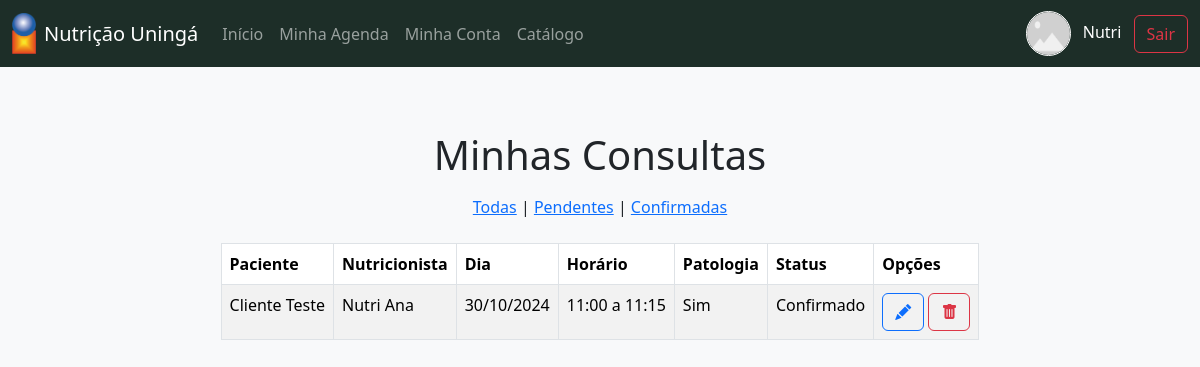
/agendamento/nutricionista/minha_agenda/ (signed in), run on the app's committed database.
### login/models.py (models this page shows, shortened)
class User(AbstractUser):
    is_cliente = models.BooleanField(default=False)
    is_nutricionista = models.BooleanField(default=False)
    username = models.CharField(unique=True, max_length=50, null=True, blank=True)
    email = models.EmailField(unique=True)
    foto = models.ImageField(null=True, blank=True, upload_to="foto_usuario/")
    data_nascimento = models.DateField(null=False, blank=False, default='2000-01-01')
    USERNAME_FIELD = 'email'
    REQUIRED_FIELDS = ['username', 'first_name', 'last_name']
    class Meta:
        verbose_name = 'Usuario'
        verbose_name_plural = 'Usuarios'
        permissions = [
            ("cliente", "Pode visitar sua pagina de cliente"),
            ("nutricionista", "Pode visitar sua pagina de nutricionista"),
        ]

class Cliente(models.Model):
    user = models.OneToOneField(User, on_delete=models.CASCADE)
    class Meta:
        verbose_name = 'Cliente'
        verbose_name_plural = 'Clientes'
    def __str__(self):
        return f'{self.user.first_name} {self.user.last_name}'

class Nutricionista(models.Model):
    user = models.OneToOneField(User, on_delete=models.CASCADE)
    class Meta:
        verbose_name = 'Nutricionista'
        verbose_name_plural = 'Nutricionistas'
    def __str__(self):
        return f'{self.user.first_name} {self.user.last_name}'

### agendamento/models.py (models this page shows)
class Agendamento(models.Model):
    HORARIO_CHOICES = [
        ('7:50 a 8:00', '7:50 a 8:00'),
        ('11:00 a 11:15', '11:00 a 11:15'),
    ]
    cliente = ForeignKey(Cliente, on_delete=models.CASCADE, related_name='agendamento', default=1)
    nutricionista = ForeignKey(Nutricionista, on_delete=models.CASCADE,  related_name='agendamento', default=1)
    dia = models.DateField()
    horario = models.CharField(max_length=20, choices=HORARIO_CHOICES, default='7:50 a 8:00')
    status = models.CharField(max_length=20, choices=[
            ('Pendente', 'Pendente'),
            ('Confirmado', 'Confirmado'),
            ('Cancelado', 'Cancelado')
        ],
        default='Pendente',
    )
    tem_patologia = models.BooleanField(default=False)
    class Meta:
        verbose_name = "Agendamento"
        verbose_name_plural = "Agendamentos"

### agendamento/views.py (the view)
# urls.py: path('nutricionista/minha_agenda/', views.minha_agenda, name='minha_agenda'),
@login_required
@permission_required('login.nutricionista')
def minha_agenda(request):
    status_filtro = request.GET.get('status')
    if status_filtro:
        consultas = Agendamento.objects.filter(
            status=status_filtro,
            nutricionista=request.user.nutricionista
        )
    else:
        consultas = Agendamento.objects.filter(
            nutricionista=request.user.nutricionista
        ).order_by('dia')
    return render(
        request,
        'agendamento/nutricionista/minha_agenda.html',
        {'consultas': consultas}
    )

### agendamento/templates/agendamento/nutricionista/minha_agenda.html (shortened to what this page needs)
{% extends "base_nutricionista.html" %}
{% load static %}
{% block styles %}
    <link rel="stylesheet" href="{% static "css/agendamento/pagina_inicial.css" %}">
{% endblock styles %}
{% block conteudo %}
    <main class="container d-flex flex-column align-items-center gap-2" style="margin-top: 4rem;">
        <h1>Minhas Consultas</h1>
        <div>
            <a href="?">Todas</a> |
            <a href="?status=Pendente">Pendentes</a> |
            <a href="?status=Confirmado">Confirmadas</a>
        </div>
        {% include "partials/agendamento/nutricionista/tabela_consultas.html" %}
    </main>
{% endblock conteudo %}

### catalogo/templates/partials/usuario.html
{% load static %}
{% if user.is_authenticated %}
    <div class="text-end">
        {% if user.is_cliente %}
            <a class="text-white mx-2 text-decoration-none" href="{% url 'pagina_cliente' %}">
                {% if user.foto %}
                    <img
                        class="imagem-usuario mx-2"
                        src="{{user.foto.url}}"
                        alt="foto de {{user.first_name}}"
                    >
                {% else %}
                    <img
                        class="imagem-usuario mx-2"
                        src="{% static "img/placeholder.png" %}"
                        alt="Placeholder"
                    >
                {% endif %}
                <span>{{user.first_name}}</span>
            </a>
        {% elif user.is_nutricionista or user.is_superuser %}
            <a class="text-white mx-2 text-decoration-none" href="{% url 'pagina_nutricionista' %}">
                {% if user.foto %}
                    <img
                        class="imagem-usuario mx-2"
                        src="{{user.foto.url}}"
                        alt="foto de {{user.first_name}}"
                    >
                {% else %}
                    <img
                        class="imagem-usuario mx-2"
                        src="{% static "img/placeholder.png" %}"
                        alt="Placeholder"
                    >
                {% endif %}
                <span>{{user.first_name}}</span>
            </a>
        {% endif %}
        <a class="btn btn-outline-danger" href="{% url 'logout' %}">
            Sair
        </a>
    </div>
{% else %}
    <div class="text-end">
        <a class="btn btn-outline-light" href="{% url "tipo_login" %}">Entrar</a>
    </div>
{% endif %}

### agendamento/templates/partials/agendamento/nutricionista/tabela_consultas.html (shortened to what this page needs)
<div class="table-responsive mt-3">
    <table class="table table-bordered table-striped">
        <thead>
            <tr>
                <th>Paciente</th>
                <th>Nutricionista</th>
                <th>Dia</th>
                <th>Horário</th>
                <th>Patologia</th>
                <th>Status</th>
                <th>Opções</th>
            </tr>
        </thead>
        <tbody>
            {% for consulta in consultas %}
                <tr>
                    <td>{{ consulta.cliente }}</td>
                    <td>{{ consulta.nutricionista }}</td>
                    <td>{{ consulta.dia|date:"d/m/Y" }}</td>
                    <td>{{ consulta.horario }}</td>
                    <td>
                        {% if consulta.tem_patologia %}
                            Sim
                        {% else %}
                            Não
                        {% endif %}
                    </td>
                    <td>{{ consulta.status }}</td>
                    <td>
                        <a class="btn btn-outline-primary" href="{% url "editar_consulta" consulta.id %}">
                            <i class="bi bi-pencil-fill"></i>
                        </a>
                        <a class="btn btn-outline-danger"
                            href="{% url 'cancelar_consulta' consulta.id %}"
                            onclick="return confirm('Tem certeza que deseja cancelar esta consulta?')">
                            <i class="bi bi-trash-fill"></i>
                        </a>
                    </td>
                </tr>
            {% empty %}
                <tr>
                    <td colspan="7" class="text-center text-danger">
                        Nenhuma consulta encontrada.
                    </td>
                </tr>
            {% endfor %}
        </tbody>
    </table>
</div>

### catalogo/static/css/style.css (style rules this page uses)
:root { --cor-primaria: #1d2e28; --fonte-titulo: "Arvo", serif; }

### catalogo/static/css/header.css (style rules this page uses)
.imagem-usuario { width: 2.8rem; height: 2.8rem; border-radius: 50%; border: 1px solid white; }

### data on the page
User: first_name "Nutri"
Agendamento: cliente "Cliente Teste", nutricionista "Nutri Ana", dia "30/10/2024", horario "11:00 a 11:15", tem_patologia "Sim", status "Confirmado"
